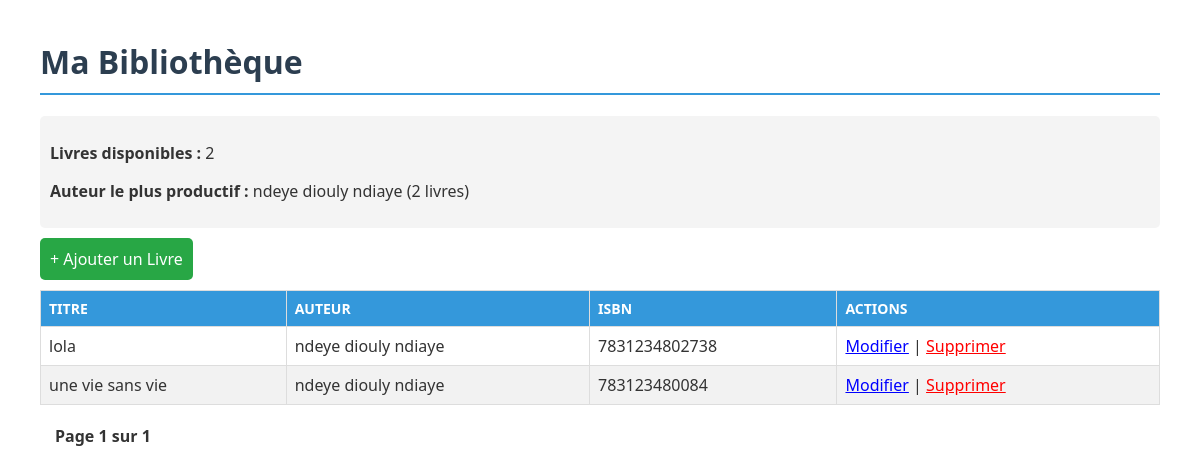
The page / on the database its author committed.
### livres/models.py (models this page shows, shortened)
class Livre(models.Model):
    titre = models.CharField(max_length=200)
    auteur = models.CharField(max_length=100)
    isbn = models.CharField(max_length=13)

### livres/views.py (the view)
# urls.py: path('', views.liste_livres, name='liste_livres'),
def liste_livres(request):
    tous_les_livres = Livre.objects.all().order_by('titre') # Trié par titre
    paginator = Paginator(tous_les_livres, 5)
    page_number = request.GET.get('page')
    page_obj = paginator.get_page(page_number)
    nb_emprunts_en_cours = Emprunt.objects.filter(dateRetour__isnull=True).count()
    total_livres = Livre.objects.count()
    disponibles = total_livres - nb_emprunts_en_cours
    top_auteur_data = Livre.objects.values('auteur').annotate(total=Count('id')).order_by('-total').first()
    context = {
        'page_obj': page_obj,
        'livres_disponibles': disponibles,
        'top_auteur': top_auteur_data,
    }
    return render(request, 'livres/liste.html', context)

### livres/templates/livres/liste.html (shortened to what this page needs)
<h1>Ma Bibliothèque</h1>
<div style="background: #f4f4f4; padding: 10px; margin-bottom: 20px; border-radius: 5px;">
    <p><strong>Livres disponibles :</strong> {{ livres_disponibles }}</p>
    <p><strong>Auteur le plus productif :</strong>
        {% if top_auteur %}
            {{ top_auteur.auteur }} ({{ top_auteur.total }} livres)
        {% else %}
            Aucune donnée
        {% endif %}
    </p>
</div>
<div style="margin-bottom: 20px;">
    <a href="{% url 'ajouter_livre' %}" style="background-color: #28a745; color: white; padding: 10px; text-decoration: none; border-radius: 5px;">
        + Ajouter un Livre
    </a>
</div>
<table border="1" style="width: 100%; border-collapse: collapse; text-align: left;">
    <thead>
        <tr style="background-color: #eee;">
            <th style="padding: 8px;">Titre</th>
            <th style="padding: 8px;">Auteur</th>
            <th style="padding: 8px;">ISBN</th>
            <th style="padding: 8px;">Actions</th>
        </tr>
    </thead>
    <tbody>
        {% for livre in page_obj %}
        <tr>
            <td style="padding: 8px;">{{ livre.titre }}</td>
            <td style="padding: 8px;">{{ livre.auteur }}</td>
            <td style="padding: 8px;">{{ livre.isbn }}</td>
            <td style="padding: 8px;">
                <a href="{% url 'modifier_livre' livre.id %}" style="color: blue;">Modifier</a> |
                <a href="{% url 'supprimer_livre' livre.id %}" style="color: red;">Supprimer</a>
            </td>
        </tr>
        {% empty %}
        <tr>
            <td colspan="4" style="padding: 8px; text-align: center;">Aucun livre trouvé.</td>
        </tr>
        {% endfor %}
    </tbody>
</table>
<div style="margin-top: 20px;">
    <span style="font-weight: bold; margin: 0 15px;">
        Page {{ page_obj.number }} sur {{ page_obj.paginator.num_pages }}
    </span>
</div>

### livres/templates/livres/liste.html (style rules this page uses)
h1 { color: #2c3e50; border-bottom: 2px solid #3498db; padding-bottom: 10px; }
table { width: 100%; border-collapse: collapse; margin-top: 20px; background: white; }
th, td { padding: 12px 15px; border: 1px solid #ddd; text-align: left; }
th { background-color: #3498db; color: white; text-transform: uppercase; font-size: 14px; }
tr:nth-child(even) { background-color: #f2f2f2; }

### rows shown on the page
Livre: titre "lola", auteur "ndeye diouly ndiaye", isbn "7831234802738"
Livre: titre "une vie sans vie", auteur "ndeye diouly ndiaye", isbn "783123480084"

### other values the page prints
{{ livres_disponibles }} "2"
{{ top_auteur.auteur }} "ndeye diouly ndiaye"
{{ top_auteur.total }} "2"
{{ page_obj.number }} "1"
{{ page_obj.paginator.num_pages }} "1"
